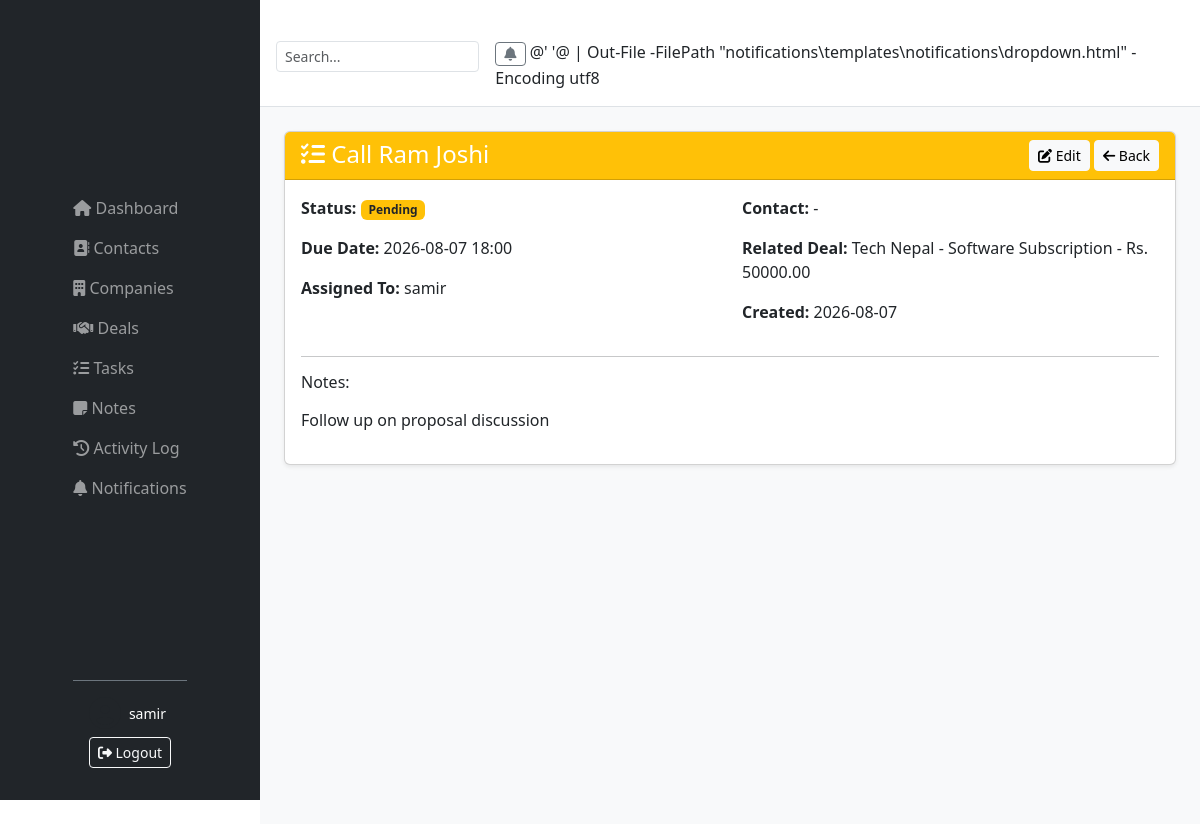
The page /tasks/1/ (signed in) on the database its author committed.
### tasks/models.py (models this page shows, shortened)
class Task(models.Model):
    STATUS_CHOICES = [
        ('pending', 'Pending'),
        ('in_progress', 'In Progress'),
        ('completed', 'Completed'),
    ]
    title = models.CharField(max_length=200)
    status = models.CharField(max_length=20, choices=STATUS_CHOICES, default='pending')
    due_date = models.DateTimeField()
    notes = models.TextField(blank=True)
    contact = models.ForeignKey(Contact, on_delete=models.CASCADE, null=True, blank=True)
    deal = models.ForeignKey(Deal, on_delete=models.CASCADE, null=True, blank=True)
    assigned_to = models.ForeignKey(User, on_delete=models.CASCADE)
    created_at = models.DateTimeField(auto_now_add=True)
    class Meta:
        ordering = ['due_date']

### deals/models.py (models this page shows)
class Deal(models.Model):
    STAGE_CHOICES = [
        ('lead', 'Lead'),
        ('qualified', 'Qualified'),
        ('proposal', 'Proposal Sent'),
        ('negotiation', 'Negotiation'),
        ('won', 'Won'),
        ('lost', 'Lost'),
    ]
    title = models.CharField(max_length=200)
    value = models.DecimalField(max_digits=12, decimal_places=2, default=0)
    stage = models.CharField(max_length=20, choices=STAGE_CHOICES, default='lead')
    contact = models.ForeignKey(
        Contact,
        on_delete=models.CASCADE,
        related_name='deals'
    )
    company = models.ForeignKey(
        Company,
        on_delete=models.CASCADE,
        null=True,
        blank=True,
        related_name='deals'
    )
    assigned_to = models.ForeignKey(
        User,
        on_delete=models.SET_NULL,
        null=True,
        blank=True,
        related_name='deals'
    )
    expected_close_date = models.DateField(null=True, blank=True)
    description = models.TextField(blank=True)
    created_at = models.DateTimeField(auto_now_add=True)
    updated_at = models.DateTimeField(auto_now=True)
    def __str__(self):
        return f"{self.title} - Rs. {self.value}"

### tasks/views.py (the view)
# urls.py: path('<int:pk>/', views.task_detail, name='task_detail'),
@login_required
def task_detail(request, pk):
    task = get_object_or_404(Task, pk=pk)
    if request.user.groups.filter(name="Sales Rep").exists():
        if task.assigned_to != request.user:
            raise PermissionDenied(
                "You can only view your assigned tasks."
            )
    return render(
        request,
        "tasks/task_detail.html",
        {
            "task": task,
        },
    )

### notifications/context_processors.py (called while the page is built)
def notification_context(request):
    if request.user.is_authenticated:
        unread_count = request.user.notifications.filter(is_read=False).count()
        latest_notifications = request.user.notifications.all()[:5]
        return {
            'unread_count': unread_count,
            'latest_notifications': latest_notifications,
        }
    return {}

### tasks/templates/tasks/task_detail.html (shortened to what this page needs)
{% extends 'base.html' %}
{% block content %}
<div class="card shadow-sm">
    <div class="card-header {% if task.status == 'completed' %}bg-success{% elif task.status == 'pending' %}bg-warning{% else %}bg-info{% endif %} text-white d-flex justify-content-between">
        <h4 class="mb-0"><i class="fas fa-tasks"></i> {{ task.title }}</h4>
        <div>
            <a href="{% url 'task_update' task.pk %}" class="btn btn-light btn-sm"><i class="fas fa-edit"></i> Edit</a>
            <a href="{% url 'task_list' %}" class="btn btn-light btn-sm"><i class="fas fa-arrow-left"></i> Back</a>
        </div>
    </div>
    <div class="card-body">
        <div class="row">
            <div class="col-md-6">
                <p><strong>Status:</strong>
                    {% if task.status == 'completed' %}<span class="badge bg-success">Completed</span>
                    {% elif task.status == 'pending' %}<span class="badge bg-warning text-dark">Pending</span>
                    {% else %}<span class="badge bg-info">In Progress</span>{% endif %}
                </p>
                <p><strong>Due Date:</strong> {{ task.due_date|date:"Y-m-d H:i" }}</p>
                <p><strong>Assigned To:</strong> {{ task.assigned_to }}</p>
            </div>
            <div class="col-md-6">
                <p><strong>Contact:</strong> {{ task.contact|default:"-" }}</p>
                <p><strong>Related Deal:</strong> {{ task.deal|default:"-" }}</p>
                <p><strong>Created:</strong> {{ task.created_at|date:"Y-m-d" }}</p>
            </div>
        </div>
        {% if task.notes %}
        <hr>
        <h6>Notes:</h6>
        <p class="text-muted">{{ task.notes|linebreaks }}</p>
        {% endif %}
    </div>
</div>
{% endblock %}

### templates/base.html (shortened to what this page needs)
﻿{% load static %}
<!DOCTYPE html>
<html lang="en">
<head>
    <link href="https://cdn.jsdelivr.net/npm/bootstrap@5.3.0/dist/css/bootstrap.min.css" rel="stylesheet">
    <link rel="stylesheet" href="https://cdnjs.cloudflare.com/ajax/libs/font-awesome/6.4.0/css/all.min.css">
    <link rel="stylesheet" href="{% static 'css/custom.css' %}">
</head>
<body>
    <nav class="navbar navbar-expand-lg navbar-dark bg-dark fixed-top" style="height: 100vh; width: 260px; flex-direction: column; align-items: stretch; padding: 0; z-index: 1030; display: flex; flex-direction: column;">
        <div class="container-fluid d-flex flex-column h-100">
            <div class="collapse navbar-collapse" id="sidebarNav" style="flex-grow: 1; overflow-y: auto;">
                <ul class="navbar-nav flex-column w-100 pt-3">
                    <li class="nav-item">
                        <a class="nav-link {% if request.resolver_match.url_name == 'dashboard' %}active{% endif %}" href="{% url 'dashboard' %}">
                            <i class="fas fa-home"></i> Dashboard
                        </a>
                    </li>
                    <li class="nav-item">
                        <a class="nav-link {% if request.resolver_match.url_name == 'contact_list' %}active{% endif %}" href="{% url 'contact_list' %}">
                            <i class="fas fa-address-book"></i> Contacts
                        </a>
                    </li>
                    <li class="nav-item">
                        <a class="nav-link {% if request.resolver_match.url_name == 'company_list' %}active{% endif %}" href="{% url 'company_list' %}">
                            <i class="fas fa-building"></i> Companies
                        </a>
                    </li>
                    <li class="nav-item">
                        <a class="nav-link {% if request.resolver_match.url_name == 'deal_list' %}active{% endif %}" href="{% url 'deal_list' %}">
                            <i class="fas fa-handshake"></i> Deals
                        </a>
                    </li>
                    <li class="nav-item">
                        <a class="nav-link {% if request.resolver_match.url_name == 'task_list' %}active{% endif %}" href="{% url 'task_list' %}">
                            <i class="fas fa-tasks"></i> Tasks
                        </a>
                    </li>
                    <li class="nav-item">
                        <a class="nav-link {% if request.resolver_match.url_name == 'note_list' %}active{% endif %}" href="{% url 'note_list' %}">
                            <i class="fas fa-sticky-note"></i> Notes
                        </a>
                    </li>
                    <li class="nav-item">
                        <a class="nav-link {% if request.resolver_match.url_name == 'activity_list' %}active{% endif %}" href="{% url 'activity_list' %}">
                            <i class="fas fa-history"></i> Activity Log
                        </a>
                    </li>
                    <li class="nav-item">
                        <a class="nav-link {% if request.resolver_match.url_name == 'list' and request.resolver_match.namespace == 'notifications' %}active{% endif %}" href="{% url 'notifications:list' %}">
                            <i class="fas fa-bell"></i> Notifications
                        </a>
                    </li>
                </ul>
            </div>
            {% if user.is_authenticated %}
            <div class="mt-auto p-3 border-top border-secondary">
                <div class="d-flex align-items-center">
                    <i class="fas fa-user-circle fa-2x me-2"></i>
                    <div>
                        <div class="text-white small">{{ user.username }}</div>
                    </div>
                </div>
                <form method="post" action="{% url 'logout' %}" class="mt-2">
                    <button type="submit" class="btn btn-outline-light btn-sm w-100">
                        <i class="fas fa-sign-out-alt"></i> Logout
                    </button>
                </form>
            </div>
            {% endif %}
        </div>
    </nav>
    <div style="margin-left: 260px; min-height: 100vh; background: #f8f9fa;">
        <div class="bg-white border-bottom p-3 d-flex justify-content-between align-items-center">
            <div class="d-flex align-items-center">
                <form class="d-flex me-3" role="search">
                    <input class="form-control form-control-sm" type="search" placeholder="Search..." aria-label="Search">
                </form>
                {% if user.is_authenticated %}
                <div class="dropdown">
                    <a class="btn btn-outline-secondary btn-sm position-relative" href="#" role="button" data-bs-toggle="dropdown">
                        <i class="fas fa-bell"></i>
                    </a>
                    {% include 'notifications/dropdown.html' %}
                </div>
                {% endif %}
            </div>
        </div>
        <div class="container-fluid p-4">
            {% block content %}{% endblock %}
        </div>
    </div>
</body>
</html>

### rows shown on the page
Task: title "Call Ram Joshi", due_date "2026-08-07 18:00", assigned_to "samir", contact "-", deal "Tech Nepal - Software Subscription - Rs. 50000.00", created_at "2026-08-07", notes "Follow up on proposal discussion"

### other values the page prints
{{ user.username }} "samir"
